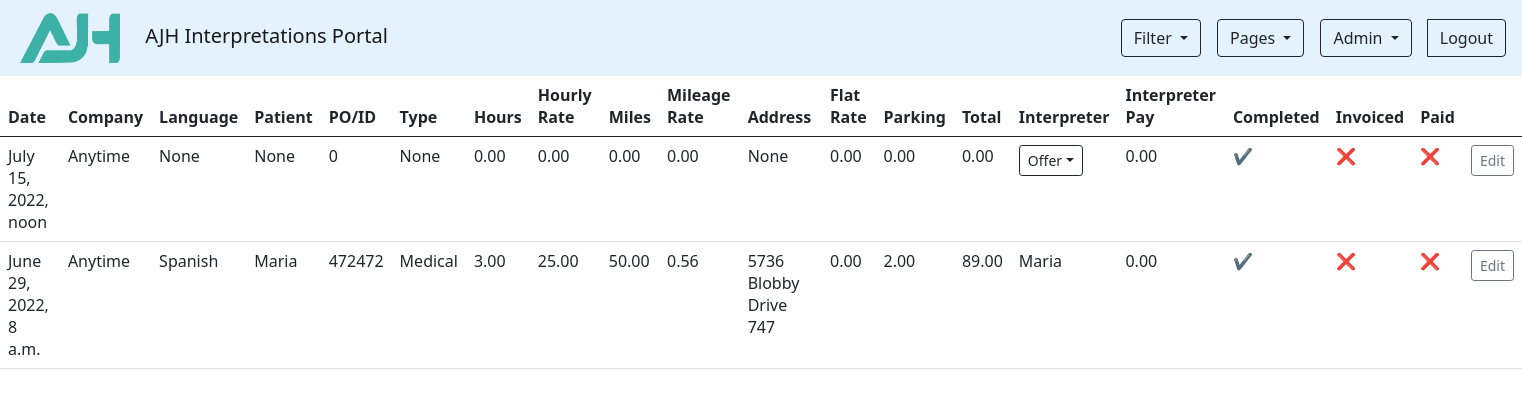
The app's page /?company=Anytime (signed in) with its own data.
### Assignments/models.py (models this page shows)
class Assignment(models.Model):
    date = models.DateTimeField(blank=True, default="YYYY-MM-DD HH:MM:SS")
    company = models.CharField(max_length=200, blank=True, default="None")
    language = models.CharField(max_length=200, blank=True, default="None")
    patient = models.CharField(max_length=200, blank=True, default="None")
    po_num = models.BigIntegerField(blank=True, default=00000)
    type = models.CharField(max_length=200, blank=True, default="None")
    hours = models.DecimalField(max_digits=6, decimal_places=2, blank=True, default=0)
    hourly_rate = models.DecimalField(max_digits=4, decimal_places=2, blank=True, default=0)
    miles = models.DecimalField(max_digits=6, decimal_places=2, blank=True, default=0)
    mileage_rate = models.DecimalField(max_digits=3, decimal_places=2, blank=True, default=0)
    address = models.CharField(max_length=200, blank=True, default="None")
    flat_rate = models.DecimalField(max_digits=6, decimal_places=2, blank=True, default=0)
    parking = models.DecimalField(max_digits=4, decimal_places=2, blank=True, default=0)
    total = models.DecimalField(max_digits=6, decimal_places=2, blank=True, default=0)
    interpreter = models.CharField(max_length=200, blank=True, default="None")
    is_invoiced = models.BooleanField(default=1, blank=True)
    is_paid = models.BooleanField(default=1, blank=True)
    offered_to = models.TextField(blank=True)
    interpreter_payment = models.DecimalField(max_digits=6, decimal_places=2, blank=True, default=0)
    completed = models.BooleanField(default=0, blank=True)

### Assignments/views.py (the view)
# urls.py: path('', views.AssignmentsListView.as_view(), name='assignments'),
class AssignmentsListView(LoginRequiredMixin, ListView):
    model = Assignment
    context_object_name = "assignments"
    template_name = "assignments/assignments_list.html"
    login_url = "/login"
    def get_context_data(self, **kwargs):
        context = super(AssignmentsListView, self).get_context_data(**kwargs)
        context['users'] = User.objects.all()
        context['companies'] = Company.objects.all()
        return context
    def get_queryset(self):
        queryset = Assignment.objects.all().order_by('-date')
        filter_date = self.request.GET.get('date')
        filter_company = self.request.GET.get('company')
        if filter_date is not None and filter_company is not None:
            queryset = queryset.filter(date__icontains=filter_date).filter(company=filter_company)
        elif filter_date is not None:
            queryset = queryset.filter(date__icontains=filter_date)
        elif filter_company is not None:
            queryset = queryset.filter(company=filter_company)
        return queryset

### Assignments/templates/assignments/assignments_list.html (shortened to what this page needs)
{% extends 'base.html' %}
{% block content %}
<table class="table table-hover">
            <thead>
              <tr>
                <th scope="col" class="table-header-f">Date</th>
                {%if user.is_superuser %}
                <th scope="col">Company</th>
                {% endif %}
                <th scope="col">Language</th>
                <th scope="col">Patient</th>
                {%if user.is_superuser %}
                <th scope="col">PO/ID</th>
                {% endif %}
                <th scope="col">Type</th>
                <th scope="col">Hours</th>
                {%if user.is_superuser %}
                <th scope="col">Hourly Rate</th>
                <th scope="col">Miles</th>
                <th scope="col">Mileage Rate</th>
                {% endif %}
                <th scope="col">Address</th>
                {%if user.is_superuser %}
                <th scope="col">Flat Rate</th>
                {% endif %}
                <th scope="col">Parking</th>
                {%if user.is_superuser %}
                <th scope="col">Total</th>
                {% endif %}
                <th scope="col">Interpreter</th>
                {%if user.is_superuser %}
                <th scope="col">Interpreter Pay</th>
                {% endif %}
                <th scope="col">Completed</th>
                {% if user.is_superuser %}
                <th scope="col">Invoiced</th>
                <th scope="col">Paid</th>
                {% endif %}
                <th scope="col"></th>
              </tr>
            </thead>
            <tbody>
                {% for assignment in assignments %}
                {% if assignment.interpreter == user.get_username or user.is_superuser %}
              <tr>
                <td>{{assignment.date}}</td>
                {%if user.is_superuser %}
                <td>{{assignment.company}}</td>
                {% endif %}
                <td>{{assignment.language}}</td>
                <td>{{assignment.patient}}</td>
                {%if user.is_superuser %}
                <td>{{assignment.po_num}}</td>
                {% endif %}
                <td>{{assignment.type}}</td>
                <td>{{assignment.hours}}</td>
                {%if user.is_superuser %}
                <td>{{assignment.hourly_rate}}</td>
                <td>{{assignment.miles}}</td>
                <td>{{assignment.mileage_rate}}</td>
                {% endif %}
                <td>{{assignment.address}}</td>
                {%if user.is_superuser %}
                <td>{{assignment.flat_rate}}</td>
                {% endif %}
                <td>{{assignment.parking}}</td>
                {%if user.is_superuser %}
                <td>{{assignment.total}}</td>
                {% endif %}
                <td>
                    {%if assignment.interpreter|upper == 'NONE'%}
                    <div class="dropdown me-3">
                      <button class="btn btn-outline-dark btn-sm dropdown-toggle" type="button" data-bs-toggle="dropdown">Offer</button>
                    </div>
                    {% else %}
                    {{assignment.interpreter}}
                    {% endif %}
                </td>
                <td>{{assignment.interpreter_payment}}</td>
                <td>
                    {%if assignment.completed %}
                    &#10004;
                    {% else %}
                    &#10060;
                    {% endif %}
                </td>
                {%if user.is_superuser %}
                <td>
                    {%if assignment.is_invoiced %}
                    &#10004;
                    {% else %}
                    &#10060;
                    {% endif %}
                </td>
                <td>
                    {% if assignment.is_paid %}
                    &#10004;
                    {% else %}
                    &#10060;
                    {% endif %}
                </td>
                {% endif %}
                {% if user.is_superuser %}
                <td><a href="{% url 'assignments.edit' pk=assignment.id %}" class="btn btn-outline-secondary btn-sm">Edit</a></td>
                {% else %}
                <td><a href="{% url 'assignments.limited_edit' pk=assignment.id %}" class="btn btn-outline-primary btn-sm">Edit Hours/Parking</a></td>
                {% endif %}
                </tr>
                {% endif %}
              {% endfor %}
            </tbody>
          </table>
    </body>
{% endblock %}

### records on screen
Assignment: date "July 15, 2022, noon", company "Anytime", language "None", patient "None", po_num "0", type "None", hours "0.00", hourly_rate "0.00", miles "0.00", mileage_rate "0.00", address "None", flat_rate "0.00", parking "0.00", total "0.00", interpreter_payment "0.00"
Assignment: date "June 29, 2022, 8 a.m.", company "Anytime", language "Spanish", patient "Maria", po_num "472472", type "Medical", hours "3.00", hourly_rate "25.00", miles "50.00", mileage_rate "0.56", address "5736 Blobby Drive 747", flat_rate "0.00", parking "2.00", total "89.00", interpreter "Maria", interpreter_payment "0.00"
